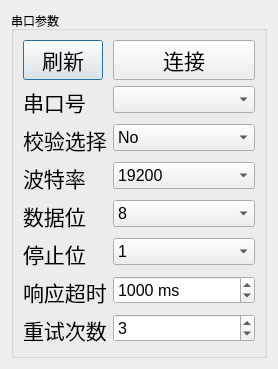
<?xml version="1.0" encoding="UTF-8"?>
<ui version="4.0">
 <class>settingDialog</class>
 <widget class="QDialog" name="settingDialog">
  <property name="geometry">
   <rect>
    <x>0</x>
    <y>0</y>
    <width>278</width>
    <height>317</height>
   </rect>
  </property>
  <property name="windowTitle">
   <string>Dialog</string>
  </property>
  <layout class="QGridLayout" name="gridLayout_2">
   <item row="0" column="0">
    <widget class="QGroupBox" name="groupBox">
     <property name="title">
      <string>串口参数</string>
     </property>
     <layout class="QFormLayout" name="formLayout">
      <item row="0" column="0">
       <widget class="QPushButton" name="pushButton_refresh">
        <property name="font">
         <font>
          <family>Arial</family>
          <pointsize>16</pointsize>
         </font>
        </property>
        <property name="text">
         <string>刷新</string>
        </property>
       </widget>
      </item>
      <item row="0" column="1">
       <widget class="QPushButton" name="applyButton">
        <property name="font">
         <font>
          <family>Arial</family>
          <pointsize>16</pointsize>
         </font>
        </property>
        <property name="text">
         <string>连接</string>
        </property>
       </widget>
      </item>
      <item row="1" column="0">
       <widget class="QLabel" name="label_2">
        <property name="font">
         <font>
          <family>Arial</family>
          <pointsize>16</pointsize>
         </font>
        </property>
        <property name="text">
         <string>串口号</string>
        </property>
       </widget>
      </item>
      <item row="1" column="1">
       <widget class="QComboBox" name="Serial_item">
        <property name="minimumSize">
         <size>
          <width>0</width>
          <height>0</height>
         </size>
        </property>
        <property name="font">
         <font>
          <family>Arial</family>
          <pointsize>12</pointsize>
         </font>
        </property>
        <property name="currentIndex">
         <number>-1</number>
        </property>
       </widget>
      </item>
      <item row="2" column="0">
       <widget class="QLabel" name="label_6">
        <property name="font">
         <font>
          <family>Arial</family>
          <pointsize>16</pointsize>
         </font>
        </property>
        <property name="text">
         <string>校验选择</string>
        </property>
       </widget>
      </item>
      <item row="2" column="1">
       <widget class="QComboBox" name="parityCombo">
        <property name="font">
         <font>
          <family>Arial</family>
          <pointsize>12</pointsize>
         </font>
        </property>
        <item>
         <property name="text">
          <string>No</string>
         </property>
        </item>
        <item>
         <property name="text">
          <string>Even</string>
         </property>
        </item>
        <item>
         <property name="text">
          <string>Odd</string>
         </property>
        </item>
        <item>
         <property name="text">
          <string>Space</string>
         </property>
        </item>
        <item>
         <property name="text">
          <string>Mark</string>
         </property>
        </item>
       </widget>
      </item>
      <item row="3" column="0">
       <widget class="QLabel" name="label_7">
        <property name="font">
         <font>
          <family>Arial</family>
          <pointsize>16</pointsize>
         </font>
        </property>
        <property name="text">
         <string>波特率</string>
        </property>
       </widget>
      </item>
      <item row="3" column="1">
       <widget class="QComboBox" name="baudCombo">
        <property name="font">
         <font>
          <family>Arial</family>
          <pointsize>12</pointsize>
         </font>
        </property>
        <property name="currentIndex">
         <number>4</number>
        </property>
        <item>
         <property name="text">
          <string>1200</string>
         </property>
        </item>
        <item>
         <property name="text">
          <string>2400</string>
         </property>
        </item>
        <item>
         <property name="text">
          <string>4800</string>
         </property>
        </item>
        <item>
         <property name="text">
          <string>9600</string>
         </property>
        </item>
        <item>
         <property name="text">
          <string>19200</string>
         </property>
        </item>
        <item>
         <property name="text">
          <string>38400</string>
         </property>
        </item>
        <item>
         <property name="text">
          <string>57600</string>
         </property>
        </item>
        <item>
         <property name="text">
          <string>115200</string>
         </property>
        </item>
       </widget>
      </item>
      <item row="4" column="0">
       <widget class="QLabel" name="label_8">
        <property name="font">
         <font>
          <family>Arial</family>
          <pointsize>16</pointsize>
         </font>
        </property>
        <property name="text">
         <string>数据位</string>
        </property>
       </widget>
      </item>
      <item row="4" column="1">
       <widget class="QComboBox" name="dataBitsCombo">
        <property name="font">
         <font>
          <family>Arial</family>
          <pointsize>12</pointsize>
         </font>
        </property>
        <property name="currentIndex">
         <number>3</number>
        </property>
        <item>
         <property name="text">
          <string>5</string>
         </property>
        </item>
        <item>
         <property name="text">
          <string>6</string>
         </property>
        </item>
        <item>
         <property name="text">
          <string>7</string>
         </property>
        </item>
        <item>
         <property name="text">
          <string>8</string>
         </property>
        </item>
        <item>
         <property name="text">
          <string>9</string>
         </property>
        </item>
       </widget>
      </item>
      <item row="5" column="0">
       <widget class="QLabel" name="label_9">
        <property name="font">
         <font>
          <family>Arial</family>
          <pointsize>16</pointsize>
         </font>
        </property>
        <property name="text">
         <string>停止位</string>
        </property>
       </widget>
      </item>
      <item row="5" column="1">
       <widget class="QComboBox" name="stopBitsCombo">
        <property name="font">
         <font>
          <family>Arial</family>
          <pointsize>12</pointsize>
         </font>
        </property>
        <item>
         <property name="text">
          <string>1</string>
         </property>
        </item>
        <item>
         <property name="text">
          <string>3</string>
         </property>
        </item>
        <item>
         <property name="text">
          <string>2</string>
         </property>
        </item>
       </widget>
      </item>
      <item row="6" column="1">
       <widget class="QSpinBox" name="timeoutSpinner">
        <property name="font">
         <font>
          <family>Arial</family>
          <pointsize>12</pointsize>
         </font>
        </property>
        <property name="suffix">
         <string> ms</string>
        </property>
        <property name="minimum">
         <number>500</number>
        </property>
        <property name="maximum">
         <number>50000</number>
        </property>
        <property name="singleStep">
         <number>20</number>
        </property>
        <property name="value">
         <number>1000</number>
        </property>
       </widget>
      </item>
      <item row="7" column="1">
       <widget class="QSpinBox" name="retriesSpinner">
        <property name="font">
         <font>
          <family>Arial</family>
          <pointsize>12</pointsize>
         </font>
        </property>
        <property name="value">
         <number>3</number>
        </property>
       </widget>
      </item>
      <item row="6" column="0">
       <widget class="QLabel" name="label">
        <property name="font">
         <font>
          <family>Arial</family>
          <pointsize>16</pointsize>
         </font>
        </property>
        <property name="text">
         <string>响应超时</string>
        </property>
       </widget>
      </item>
      <item row="7" column="0">
       <widget class="QLabel" name="label_3">
        <property name="font">
         <font>
          <family>Arial</family>
          <pointsize>16</pointsize>
         </font>
        </property>
        <property name="text">
         <string>重试次数</string>
        </property>
       </widget>
      </item>
     </layout>
    </widget>
   </item>
  </layout>
 </widget>
 <resources/>
 <connections/>
</ui>
